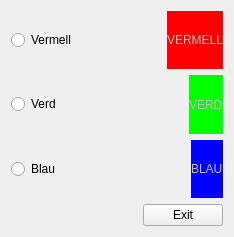
<?xml version="1.0" encoding="UTF-8"?>
<ui version="4.0">
 <class>MyForm</class>
 <widget class="QWidget" name="MyForm">
  <property name="geometry">
   <rect>
    <x>0</x>
    <y>0</y>
    <width>234</width>
    <height>237</height>
   </rect>
  </property>
  <property name="windowTitle">
   <string>Form</string>
  </property>
  <layout class="QVBoxLayout" name="verticalLayout">
   <item>
    <layout class="QHBoxLayout" name="horizontalLayout">
     <item>
      <widget class="QRadioButton" name="radioButton">
       <property name="text">
        <string>Vermell</string>
       </property>
      </widget>
     </item>
     <item>
      <spacer name="horizontalSpacer">
       <property name="orientation">
        <enum>Qt::Horizontal</enum>
       </property>
       <property name="sizeHint" stdset="0">
        <size>
         <width>40</width>
         <height>20</height>
        </size>
       </property>
      </spacer>
     </item>
     <item>
      <widget class="QLabel" name="label">
       <property name="enabled">
        <bool>false</bool>
       </property>
       <property name="styleSheet">
        <string notr="true">background-color: rgb(255, 0, 0);</string>
       </property>
       <property name="text">
        <string>VERMELL</string>
       </property>
      </widget>
     </item>
    </layout>
   </item>
   <item>
    <layout class="QHBoxLayout" name="horizontalLayout_2">
     <item>
      <widget class="QRadioButton" name="radioButton_2">
       <property name="text">
        <string>Verd</string>
       </property>
      </widget>
     </item>
     <item>
      <spacer name="horizontalSpacer_2">
       <property name="orientation">
        <enum>Qt::Horizontal</enum>
       </property>
       <property name="sizeHint" stdset="0">
        <size>
         <width>40</width>
         <height>20</height>
        </size>
       </property>
      </spacer>
     </item>
     <item>
      <widget class="QLabel" name="label_2">
       <property name="enabled">
        <bool>false</bool>
       </property>
       <property name="styleSheet">
        <string notr="true">background-color: rgb(0, 255, 0);</string>
       </property>
       <property name="text">
        <string>VERD</string>
       </property>
      </widget>
     </item>
    </layout>
   </item>
   <item>
    <layout class="QHBoxLayout" name="horizontalLayout_3">
     <item>
      <widget class="QRadioButton" name="radioButton_3">
       <property name="text">
        <string>Blau</string>
       </property>
      </widget>
     </item>
     <item>
      <spacer name="horizontalSpacer_3">
       <property name="orientation">
        <enum>Qt::Horizontal</enum>
       </property>
       <property name="sizeHint" stdset="0">
        <size>
         <width>40</width>
         <height>20</height>
        </size>
       </property>
      </spacer>
     </item>
     <item>
      <widget class="QLabel" name="label_3">
       <property name="enabled">
        <bool>false</bool>
       </property>
       <property name="styleSheet">
        <string notr="true">background-color: rgb(0, 0, 255);</string>
       </property>
       <property name="text">
        <string>BLAU</string>
       </property>
      </widget>
     </item>
    </layout>
   </item>
   <item>
    <layout class="QHBoxLayout" name="horizontalLayout_4">
     <item>
      <spacer name="horizontalSpacer_4">
       <property name="orientation">
        <enum>Qt::Horizontal</enum>
       </property>
       <property name="sizeHint" stdset="0">
        <size>
         <width>40</width>
         <height>20</height>
        </size>
       </property>
      </spacer>
     </item>
     <item>
      <widget class="QPushButton" name="pushButton">
       <property name="text">
        <string>Exit</string>
       </property>
      </widget>
     </item>
    </layout>
   </item>
  </layout>
  <zorder>radioButton</zorder>
  <zorder>radioButton_2</zorder>
  <zorder>radioButton_3</zorder>
  <zorder>label</zorder>
  <zorder>label_2</zorder>
  <zorder>label_3</zorder>
  <zorder>pushButton</zorder>
  <zorder>verticalSpacer</zorder>
  <zorder>verticalSpacer_2</zorder>
  <zorder>label_3</zorder>
  <zorder></zorder>
  <zorder>horizontalSpacer</zorder>
  <zorder>horizontalSpacer_2</zorder>
  <zorder>horizontalSpacer_3</zorder>
  <zorder>horizontalSpacer_4</zorder>
 </widget>
 <resources/>
 <connections>
  <connection>
   <sender>pushButton</sender>
   <signal>clicked()</signal>
   <receiver>MyForm</receiver>
   <slot>close()</slot>
   <hints>
    <hint type="sourcelabel">
     <x>186</x>
     <y>200</y>
    </hint>
    <hint type="destinationlabel">
     <x>233</x>
     <y>236</y>
    </hint>
   </hints>
  </connection>
  <connection>
   <sender>radioButton</sender>
   <signal>toggled(bool)</signal>
   <receiver>label</receiver>
   <slot>setEnabled(bool)</slot>
   <hints>
    <hint type="sourcelabel">
     <x>64</x>
     <y>34</y>
    </hint>
    <hint type="destinationlabel">
     <x>204</x>
     <y>34</y>
    </hint>
   </hints>
  </connection>
  <connection>
   <sender>radioButton_2</sender>
   <signal>toggled(bool)</signal>
   <receiver>label_2</receiver>
   <slot>setEnabled(bool)</slot>
   <hints>
    <hint type="sourcelabel">
     <x>36</x>
     <y>93</y>
    </hint>
    <hint type="destinationlabel">
     <x>207</x>
     <y>94</y>
    </hint>
   </hints>
  </connection>
  <connection>
   <sender>radioButton_3</sender>
   <signal>toggled(bool)</signal>
   <receiver>label_3</receiver>
   <slot>setEnabled(bool)</slot>
   <hints>
    <hint type="sourcelabel">
     <x>36</x>
     <y>152</y>
    </hint>
    <hint type="destinationlabel">
     <x>208</x>
     <y>143</y>
    </hint>
   </hints>
  </connection>
 </connections>
</ui>
